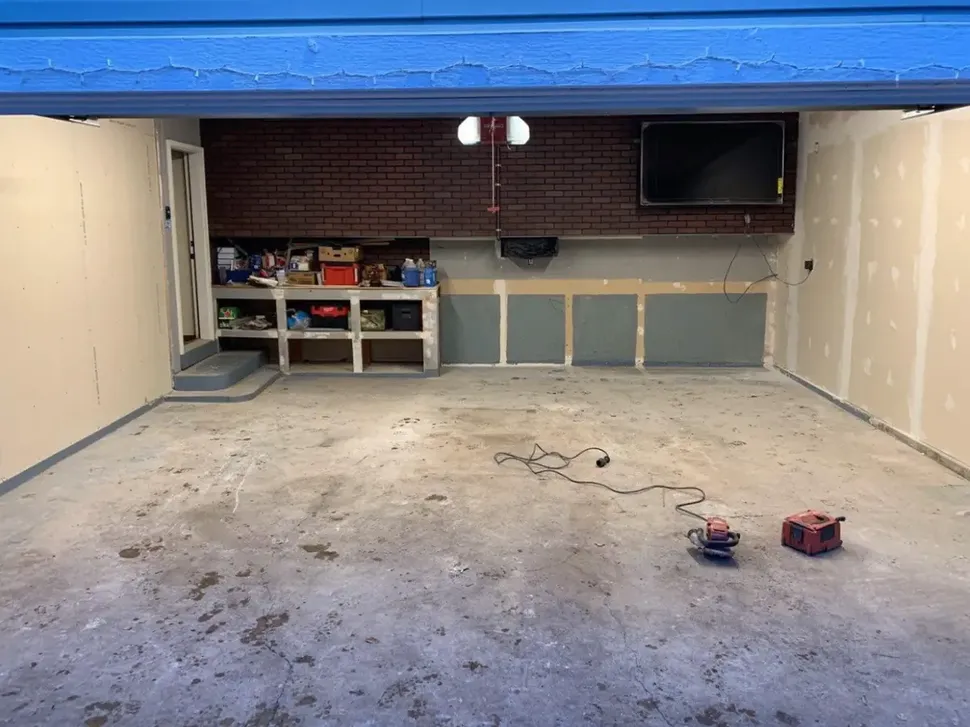
#> input picture img/ba/cottagegrove-before-1200.webp, 970 x 727 px, shrunk from 1200 x 900 before the run
$ python -i correct.py   (imports and definitions only)
#> lines starting #> are read from the running program, lines starting #| are printed output that depends on the picture
"""Photo pass for the crew's own phone photos: gentle local contrast and a touch of color, no color shifts.
Mean brightness is kept, so bright garages stay bright. No sharpening, to keep files small."""
import cv2
import numpy as np
from PIL import Image


def enhance(path, blend=0.35):
#> called with blend = 0.35
    bgr = cv2.imread(path)
#> bgr is the input picture: shape (727, 970, 3); mean B, G, R 139.4, 132, 131.1
    lab = cv2.cvtColor(bgr, cv2.COLOR_BGR2LAB)
#> lab: shape (727, 970, 3); mean of channels 0, 1, 2 140.3, 131.9, 124.4
    L = lab[:, :, 0]
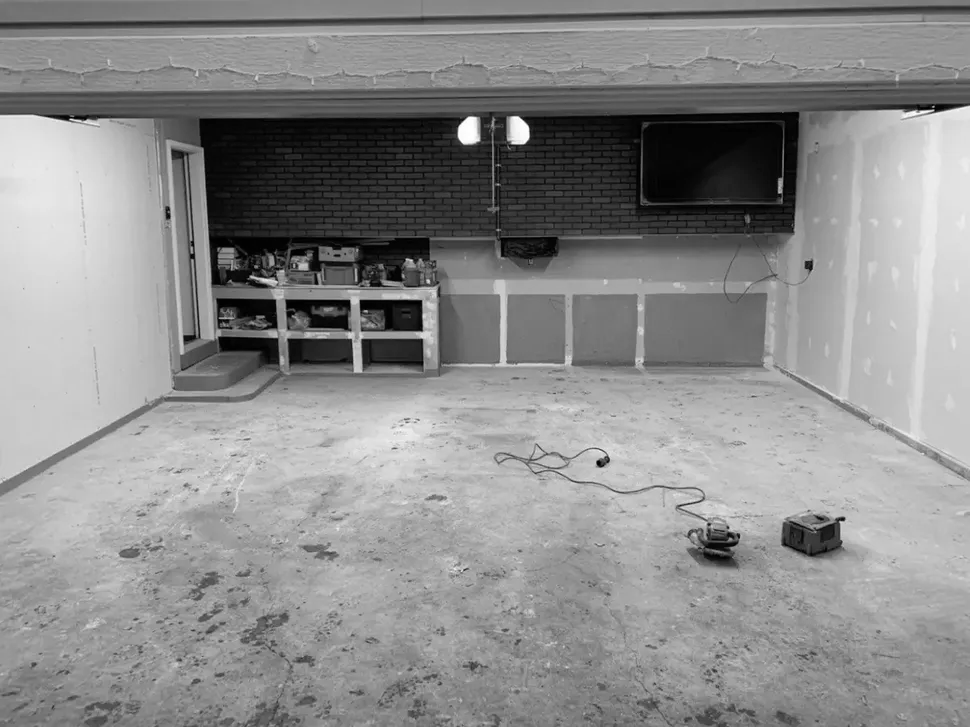
#> L: shape (727, 970); min 0, max 255, mean 140.3
    cl = cv2.createCLAHE(clipLimit=1.4, tileGridSize=(8, 8)).apply(L)
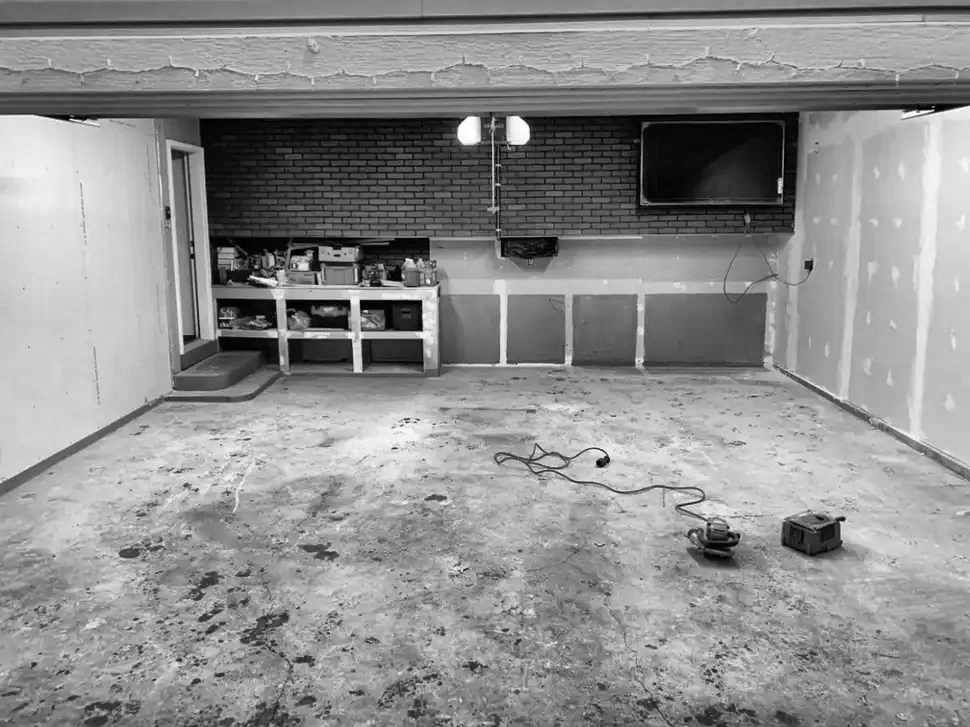
#> cl: shape (727, 970); min 0, max 255, mean 142.7
    L2 = cv2.addWeighted(L, 1 - blend, cl, blend, 0)
    L2 = np.clip(L2.astype(np.float32) * (L.mean() / max(L2.mean(), 1)), 0, 255).astype(np.uint8)
    lab[:, :, 0] = L2
#> lab: shape (727, 970, 3); mean of channels 0, 1, 2 139.7, 131.9, 124.4
    ab = lab[:, :, 1:].astype(np.float32) - 128
    lab[:, :, 1:] = np.clip(ab * 1.08 + 128, 0, 255).astype(np.uint8)
#> lab: shape (727, 970, 3); mean of channels 0, 1, 2 139.7, 131.9, 123.7
    return Image.fromarray(cv2.cvtColor(cv2.cvtColor(lab, cv2.COLOR_LAB2BGR), cv2.COLOR_BGR2RGB))
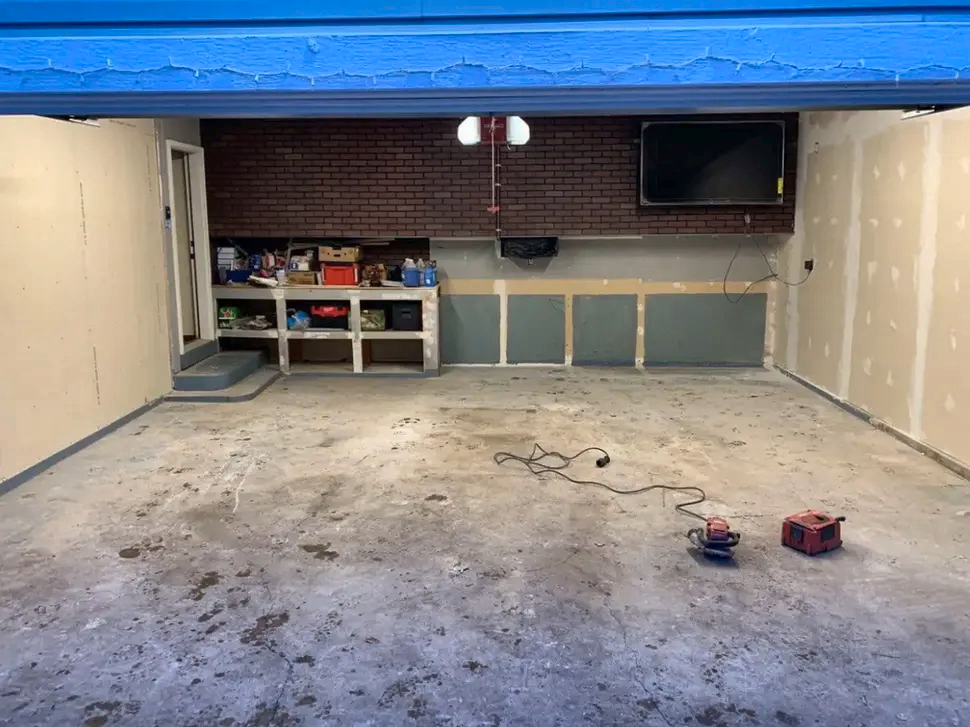
#> returned value: PIL image 970x727 RGB; mean R, G, B 127.3, 131.7, 140

>>> result = enhance('../../img/ba/cottagegrove-before-1200.webp')

$ run again, on img/ba/forestlake-before-480.webp
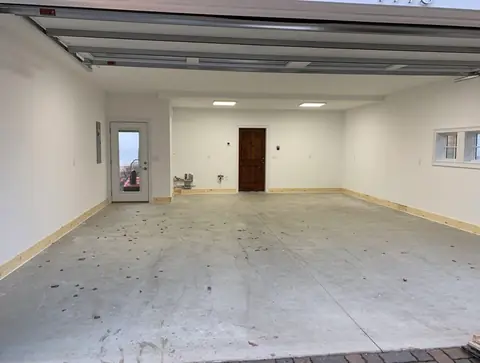
#> input picture img/ba/forestlake-before-480.webp, 480 x 363 px
#> in enhance, bgr is the input picture: shape (363, 480, 3); mean B, G, R 145.2, 151.3, 155.2
#> in enhance, `L = lab[:, :, 0]`:
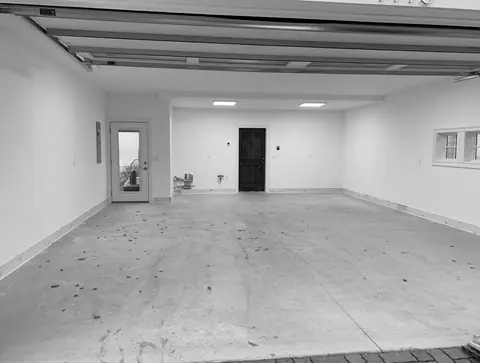
#> L: shape (363, 480); min 0, max 255, mean 159.1
#> in enhance, `cl = cv2.createCLAHE(clipLimit=1.4, tileGridSize=(8, 8)).apply(L)`:
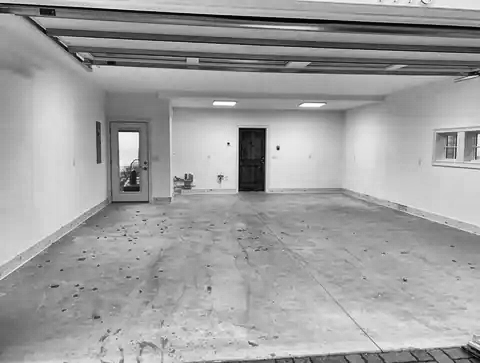
#> cl: shape (363, 480); min 1, max 255, mean 159.2
